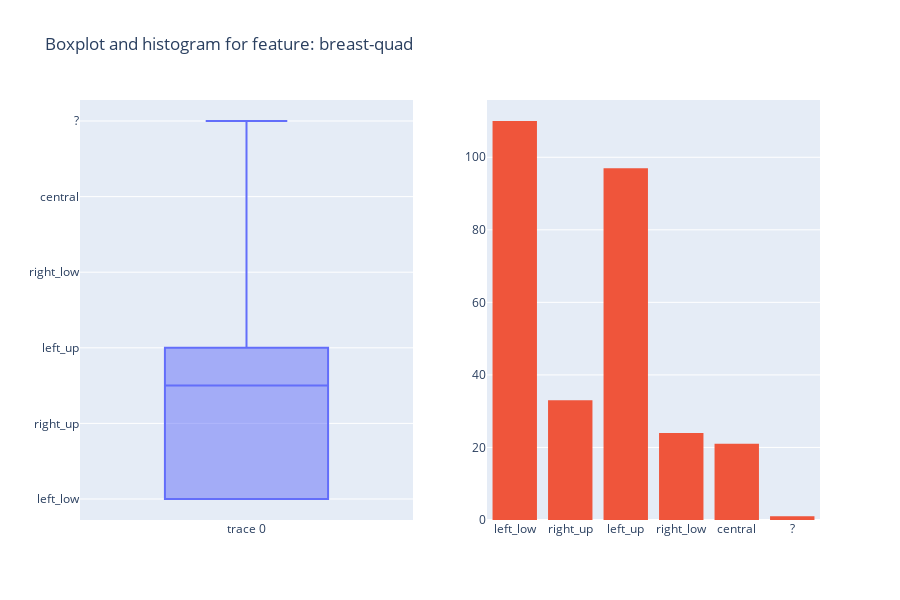

Write notebook code for a chart like this one.
### Code cell
fig = make_subplots(rows=1, cols=2)
fig.add_trace(go.Box( y=df[features[8]]),row=1,col=1)
fig.add_trace(go.Histogram(x=df[features[8]]),row=1,col=2)
fig.update_layout(height=600, title_text="Boxplot and histogram for feature: "+str(features[8]))
fig.update_layout(showlegend=False)
fig.show()

### Figure 1 — Plotly figure (JSON) as saved in the notebook; plotly's stock layout.template omitted (floating-point values rounded to 4 significant figures; data arrays with more than 128 entries replaced by an {"elided": "..."} marker saying what was removed)
{"data": [{"type": "box", "xaxis": "x", "y": {"elided": "286 str values"}, "yaxis": "y"}, {"type": "histogram", "x": {"elided": "286 str values"}, "xaxis": "x2", "yaxis": "y2"}], "layout": {"height": 600, "showlegend": false, "title": {"text": "Boxplot and histogram for feature: breast-quad"}, "xaxis": {"anchor": "y", "domain": [0, 0.45]}, "xaxis2": {"anchor": "y2", "domain": [0.55, 1]}, "yaxis": {"anchor": "x", "domain": [0, 1]}, "yaxis2": {"anchor": "x2", "domain": [0, 1]}}}
